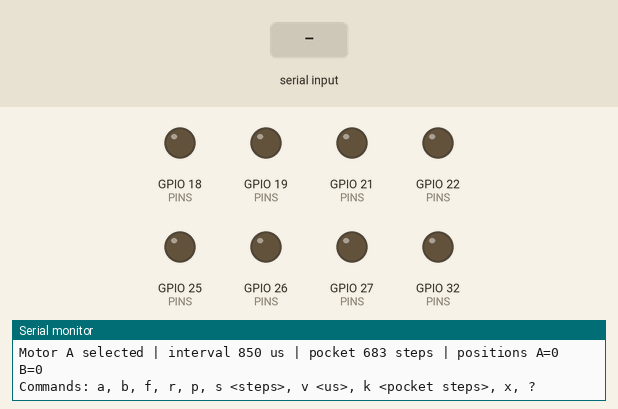
Recording of a sketch running on a simulated ESP32. On the bench: output pins drawn as LEDs (lit = HIGH), the last lines printed to the serial monitor. The inputs (shaded band) are chosen by the test bench.

Above: at 1.5 s.
1.6 s: "r\n" received over Serial
At 4.5 s:
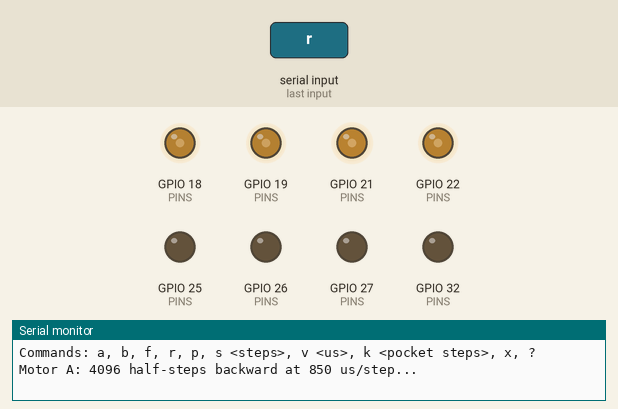
4.6 s: "p\n" received over Serial
Timing chart, 0 to 7.6 s (numbered marks = the images above; inputs shaded):
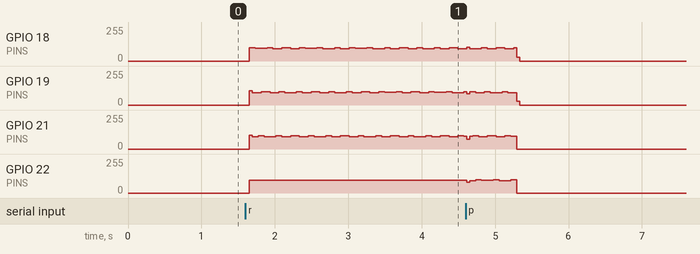

Measured:
- after the input at 1.6 s, GPIO 22 (PINS): 0/255 → 97/255 after 0.05 s

The sketch:

stepper_test.ino
```cpp
/*
  Healthbox stepper bench test (ESP32 + ULN2003 + 28BYJ-48). Standalone: no app, no switches needed.
  Same pins as the controller sketch: motor A IN1..IN4 = GPIO 18, 19, 21, 22; motor B = 25, 26, 27, 32.

  Wiring:  ULN2003 IN1-IN4 -> the GPIOs above.  ULN2003 "+" -> 5 V supply for the motor (not the ESP32 3.3 V pin).
           ULN2003 "-" -> GND, and that GND must also connect to an ESP32 GND pin.

  Serial Monitor at 115200, line ending "Newline". Type:
    a / b      pick motor A or B
    f          one full turn forward (4096 half-steps)
    r          one full turn backward
    p          one pocket forward (POCKET steps, default 683; calibrate it)
    s 500      step 500 half-steps (negative = backward)
    v 1200     step interval in microseconds (smaller = faster). Measured: this motor buzzes at 800 on 5 V.
               Below ~600 only makes sense on a 12 V motor; a 5 V motor must never get 12 V.
    x          stop and release the coils (motor goes cool, can be turned by hand)
    ?          show settings
*/
#include <Arduino.h>

const uint8_t PINS[2][4] = {{18, 19, 21, 22}, {25, 26, 27, 32}};
const int8_t HALF_STEP[8][4] = {{1,0,0,0},{1,1,0,0},{0,1,0,0},{0,1,1,0},{0,0,1,0},{0,0,1,1},{0,0,0,1},{1,0,0,1}};
const long STEPS_PER_REV = 4096;  // 28BYJ-48 in half-step mode (about 4076 measured on many units)

int motor = 0;
int phase[2] = {0, 0};
long position[2] = {0, 0};
// Bench-measured (28BYJ-48, motor A): 12 V clean at 600 us, stalls at 500; 5 V clean at 850, buzzes at 800.
uint32_t intervalUs = 850;
long pocketSteps = 683;

void release(int m) { for (int i = 0; i < 4; i++) digitalWrite(PINS[m][i], LOW); }

void stepOnce(int m, int dir) {
  phase[m] = (phase[m] + (dir > 0 ? 1 : 7)) & 7;
  for (int i = 0; i < 4; i++) digitalWrite(PINS[m][i], HALF_STEP[phase[m]][i]);
  position[m] += dir;
}

// Blocking is fine for a bench test; any key typed during a move stops it.
void move(long steps) {
  int dir = steps >= 0 ? 1 : -1;
  long n = labs(steps);
  Serial.printf("Motor %c: %ld half-steps %s at %lu us/step...\n", 'A' + motor, n, dir > 0 ? "forward" : "backward", (unsigned long)intervalUs);
  uint32_t t0 = millis();
  for (long i = 0; i < n; i++) {
    if (Serial.available()) { Serial.println("Stopped by keypress."); break; }
    stepOnce(motor, dir);
    delayMicroseconds(intervalUs);
  }
  release(motor);
  Serial.printf("Done in %lu ms. Motor %c position: %ld\n", (unsigned long)(millis() - t0), 'A' + motor, position[motor]);
}

void help() {
  Serial.printf("Motor %c selected | interval %lu us | pocket %ld steps | positions A=%ld B=%ld\n",
                'A' + motor, (unsigned long)intervalUs, pocketSteps, position[0], position[1]);
  Serial.println("Commands: a, b, f, r, p, s <steps>, v <us>, k <pocket steps>, x, ?");
}

void setup() {
  Serial.begin(115200);
  for (int m = 0; m < 2; m++) { for (int i = 0; i < 4; i++) pinMode(PINS[m][i], OUTPUT); release(m); }
  delay(300);
  Serial.println("\nHealthbox stepper test ready.");
  help();
}

void loop() {
  if (!Serial.available()) return;
  String line = Serial.readStringUntil('\n');
  line.trim();
  if (!line.length()) return;
  char c = line.charAt(0);
  long arg = line.length() > 1 ? line.substring(1).toInt() : 0;
  switch (c) {
    case 'a': case 'A': motor = 0; help(); break;
    case 'b': case 'B': motor = 1; help(); break;
    case 'f': move(STEPS_PER_REV); break;
    case 'r': move(-STEPS_PER_REV); break;
    case 'p': move(pocketSteps); break;
    case 's': if (arg) move(arg); else Serial.println("Give a step count, e.g. s 500"); break;
    case 'v': if (arg >= 300 && arg <= 20000) { intervalUs = arg; help(); } else Serial.println("Use 300..20000 us"); break;
    case 'k': if (arg > 0 && arg < 20000) { pocketSteps = arg; help(); } else Serial.println("Give pocket steps, e.g. k 683"); break;
    case 'x': release(0); release(1); Serial.println("Coils released."); break;
    default: help();
  }
}
```
